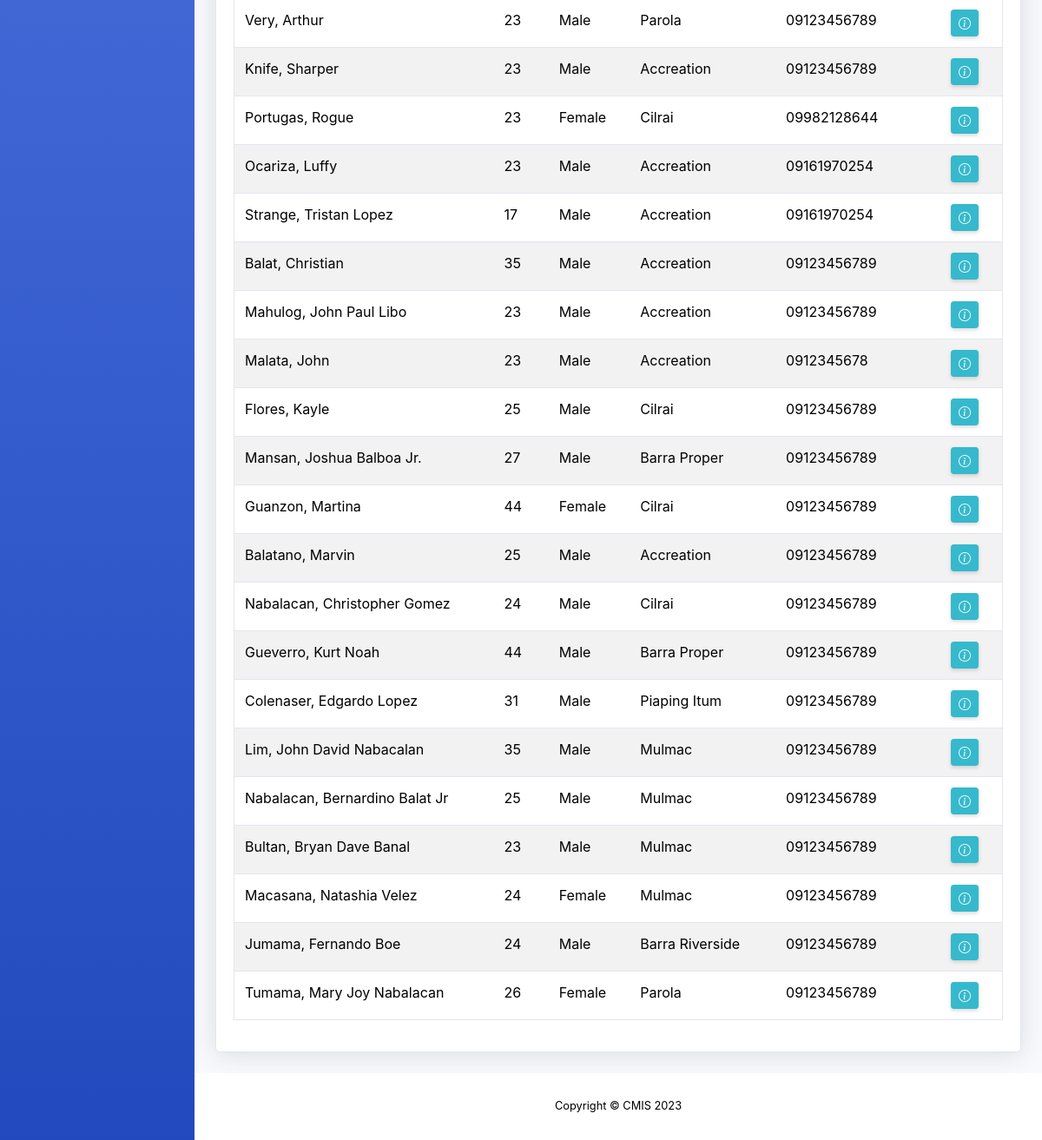
Page /residents.php (signed in, lower part) on the earlier database version.
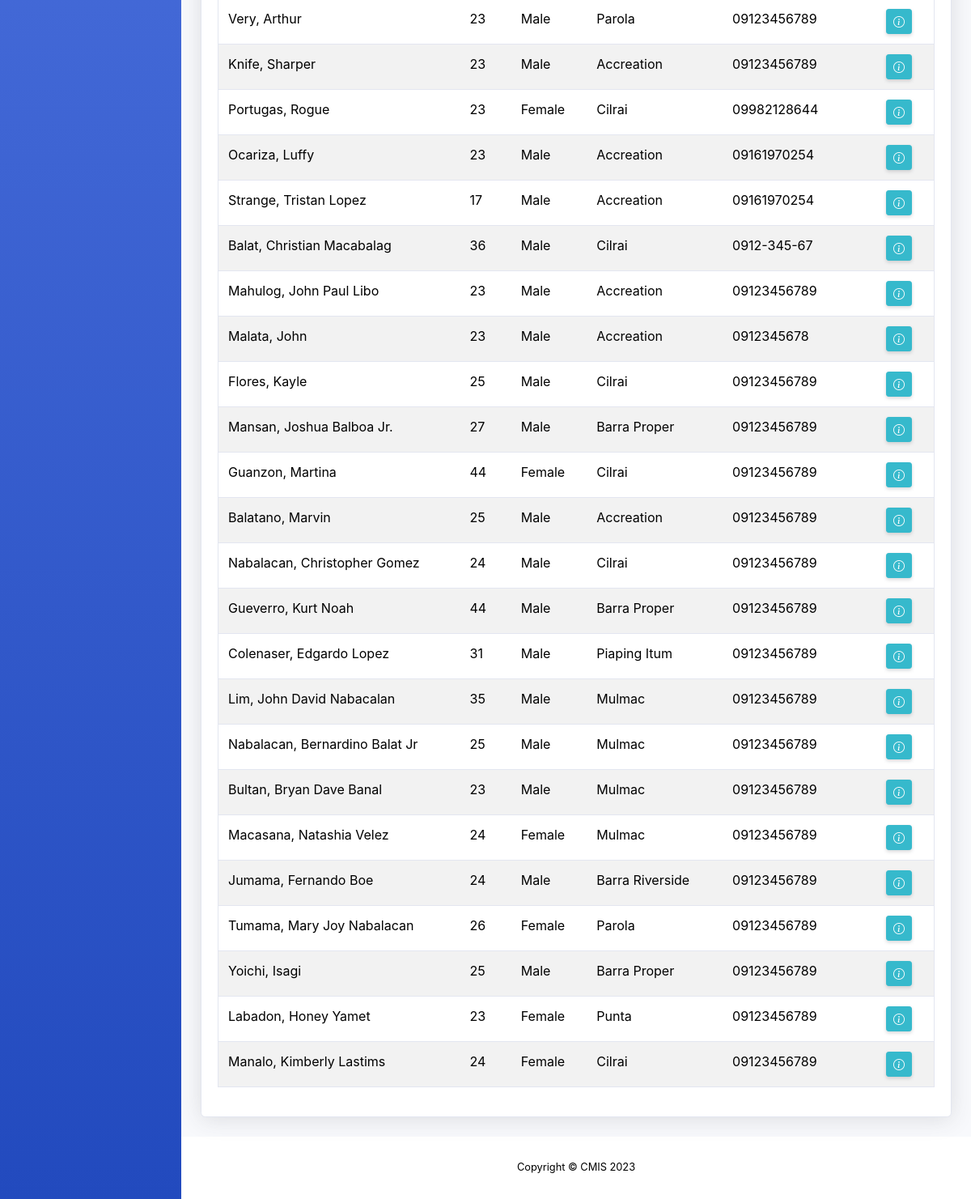
Same page on the later database version.
### tables this page shows
CREATE TABLE `tbl_residents` (
  `res_id` int(15) unsigned NOT NULL AUTO_INCREMENT,
  `res_fname` varchar(50) NOT NULL,
  `res_mname` varchar(50) NOT NULL,
  `res_lname` varchar(50) NOT NULL,
  `res_suffix` varchar(5) NOT NULL,
  `res_birthday` date NOT NULL,
  `res_age` int(3) NOT NULL,
  `res_gender` text NOT NULL,
  `res_cstatus` text NOT NULL,
  `zone_id` int(11) NOT NULL,
  `res_contact` varchar(11) NOT NULL,
  `res_regDateTime` timestamp NOT NULL DEFAULT current_timestamp(),
  `res_moddatetime` timestamp NOT NULL DEFAULT current_timestamp() ON UPDATE current_timestamp(),
  PRIMARY KEY (`res_id`),
  KEY `zone_id` (`zone_id`)
);

CREATE TABLE `tbl_zone` (
  `zone_id` int(11) unsigned NOT NULL AUTO_INCREMENT,
  `zone_name` varchar(50) NOT NULL,
  `zone_description` text NOT NULL,
  `zone_regdatetime` timestamp NOT NULL DEFAULT current_timestamp(),
  PRIMARY KEY (`zone_id`)
);

### residents.php (the view, shortened to what this page needs)
<?php
include 'layouts/header.php';
include 'config/connection.php';
$residents = $connection->query("SELECT * FROM tbl_residents");
?>
<div id="content">
	<div class="container-fluid">
		<div class="card shadow mb-4">
            <div class="card-body">
            	<div class="table-responsive">
            		<table class="table table-striped border text-dark" id="table_asc" width="100%">
            			<tbody>
            				<?php
							if ($residents->num_rows > 0) {
								while ($row = $residents->fetch_assoc()) {
									?>
									<tr>
										<td><?= $row['res_lname'] . ', ' . $row['res_fname'] . ' ' . $row['res_mname'] . ' ' . $row['res_suffix'] ?></td>
										<td><?= $row['res_age'] ?></td>
										<td><?= $row['res_gender'] ?></td>
										<td>
											<?php
											$zone = $row['zone_id'];
											$zone_name = "SELECT * FROM tbl_zone WHERE '$zone' = zone_id";
											$zone_name_result = $connection->query($zone_name);
											$zone_data = $zone_name_result->fetch_array();
											echo $zone_data['zone_name'];
											?>
										</td>
										<td><?= $row['res_contact'] ?></td>
										<td class="text-center">
											<a href="view-resident-profile.php?id=<?= $row['res_id'] ?>" class="d-none d-sm-inline-block btn btn-info btn-sm shadow-sm" data-toggle="tooltip" title="View Profile"><i class="bi bi-info-circle"></i></a>
										</td>
									</tr>
									<?php
								}
							}
							?>
            			</tbody>
            		</table>
            	</div>
            </div>
		</div>
	</div>
</div>
<?php
include 'layouts/footer.php';
?>

Differences in the rows shown:
changed tbl_residents "Christian": res_mname (not shown) → "Macabalag"; res_age "35" → "36"; zone.zone_name "Accreation" → "Cilrai"; res_contact "09123456789" → "0912-345-67"
added tbl_residents: res_lname "Yoichi", res_fname "Isagi", res_age "25", res_gender "Male", zone.zone_name "Barra Proper", res_contact "09123456789"
added tbl_residents: res_lname "Labadon", res_fname "Honey", res_mname "Yamet", res_age "23", res_gender "Female", zone.zone_name "Punta", res_contact "09123456789"
added tbl_residents: res_lname "Manalo", res_fname "Kimberly", res_mname "Lastims", res_age "24", res_gender "Female", zone.zone_name "Cilrai", res_contact "09123456789"
